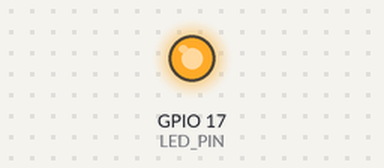
Bench run of a program on a simulated Raspberry Pi (BCM pin numbers). Shown: output pins drawn as LEDs (lit = HIGH). At 6.0 s the program stops and its outputs stay as they are.

Above: at 1.0 s.
At 3.0 s:
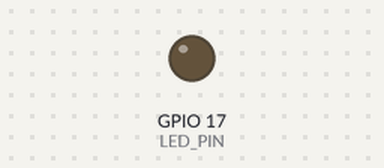
Timing chart, 0 to 5.2 s (numbered marks = the images above):
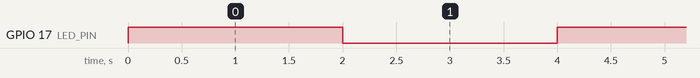

Measured:
- by itself, GPIO 17 (LED_PIN): alternates HIGH for 2.0 s and LOW for 2.0 s

The program:

led.py
```python
import RPi.GPIO as GPIO
import time

GPIO.setmode(GPIO.BCM) #broadcom
#GPIO.setmode(GPIO.BOARD)

LED_PIN = 17
GPIO.setup(LED_PIN, GPIO.OUT)

try:
    GPIO.output(LED_PIN, GPIO.HIGH)
    time.sleep(2)

    GPIO.output(LED_PIN, GPIO.LOW)
    time.sleep(2)

    GPIO.output(LED_PIN, GPIO.HIGH)
    time.sleep(2)

finally:
    GPIO.cleanup()
```
